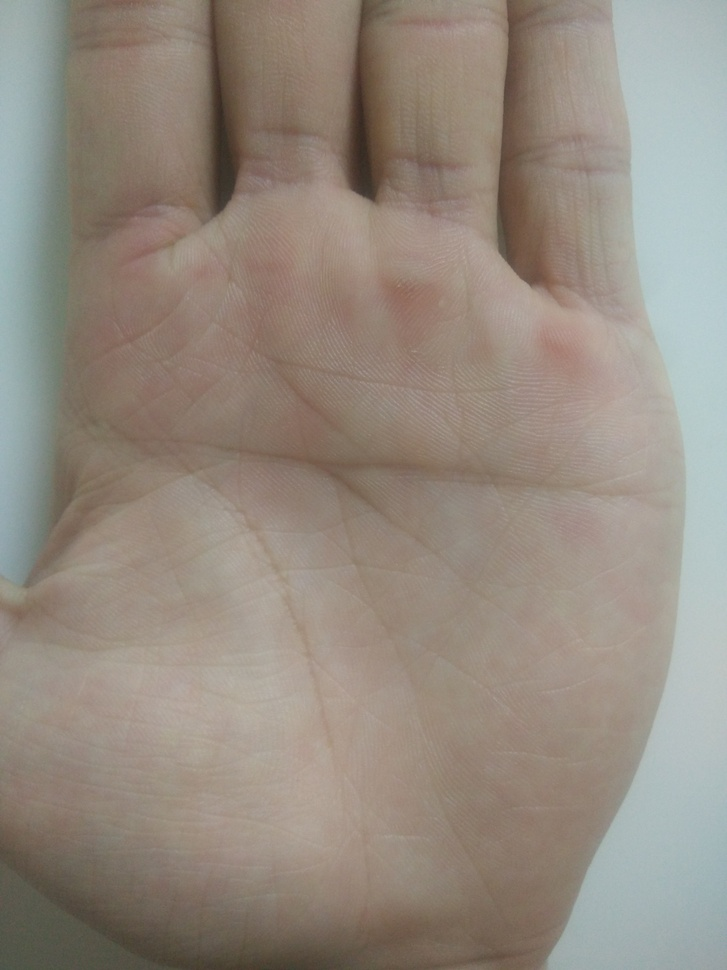
#> input picture recognize/edgeDetect/input_1.jpg, 727 x 970 px, shrunk from 3120 x 4160 before the run
$ python canny_simple.py
#> lines starting #> are read from the running program, lines starting #| are printed output that depends on the picture
import cv2
import numpy as np

img = cv2.imread("input_1.jpg", 0)
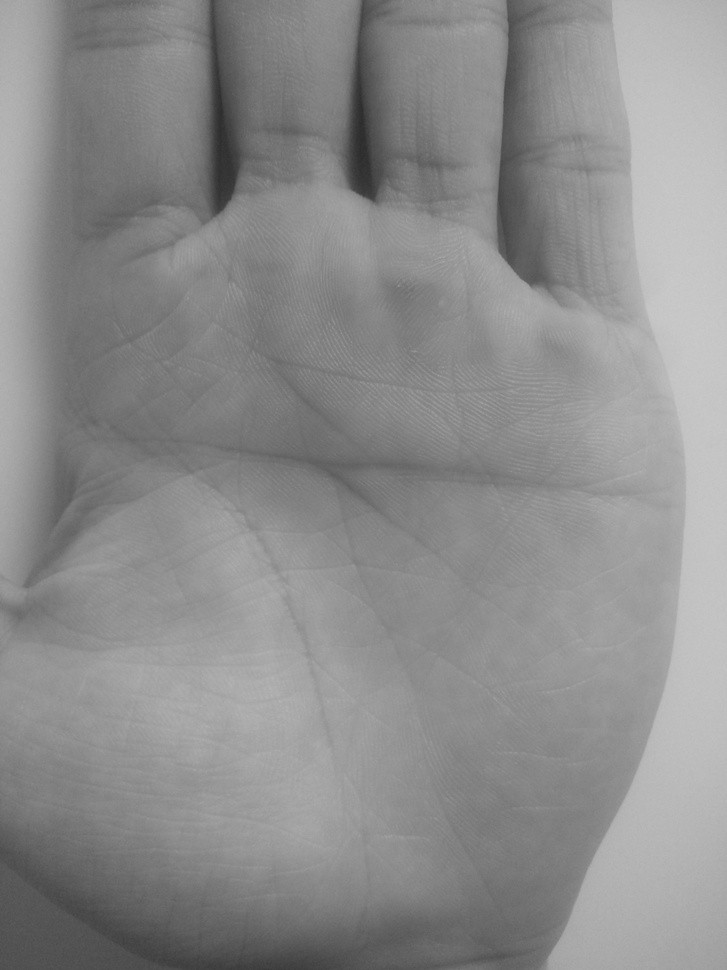
#> img: shape (970, 727); min 43, max 203, mean 140.6
x = 1
cv2.imwrite("canny.jpg", cv2.Canny(img, x, 3*x))
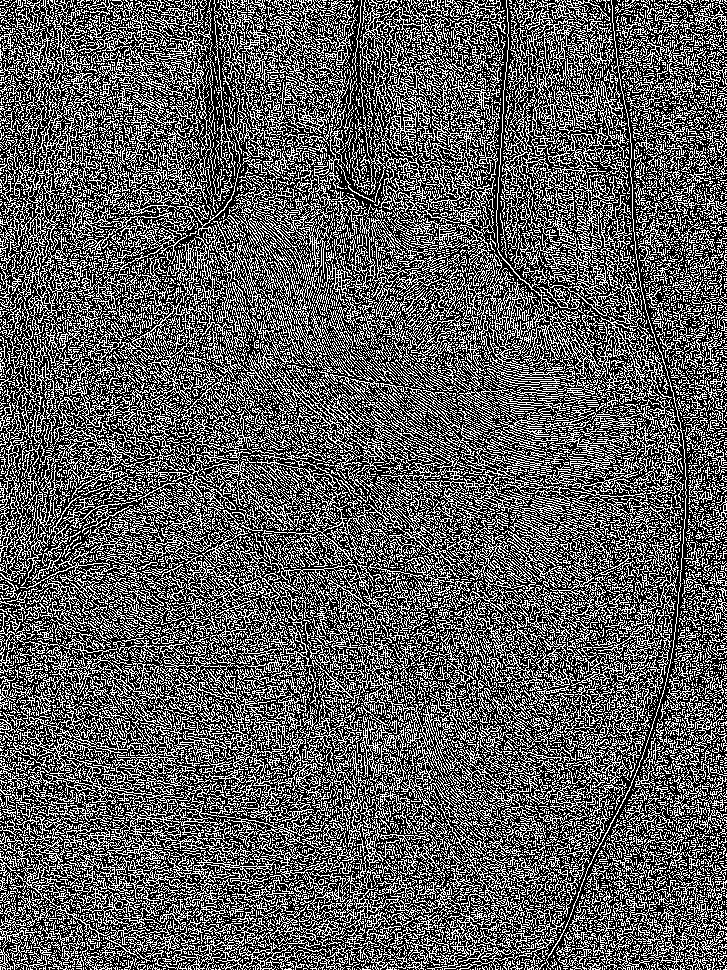
#> saved as canny.jpg: shape (970, 727); 36% white in thin lines or dots

$ run again, with recognize/edgeDetect/input_2.jpg copied over recognize/edgeDetect/input_1.jpg
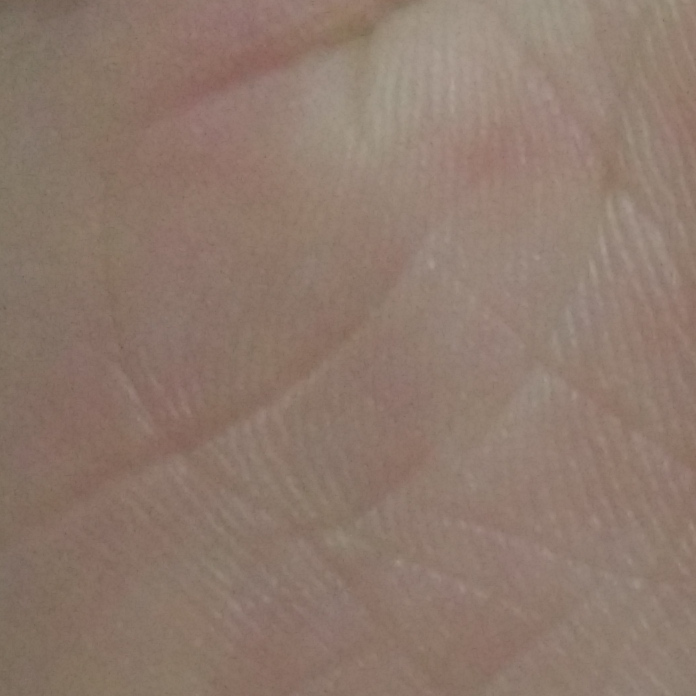
#> input picture recognize/edgeDetect/input_2.jpg, 696 x 696 px
#> `img = cv2.imread("input_1.jpg", 0)`:
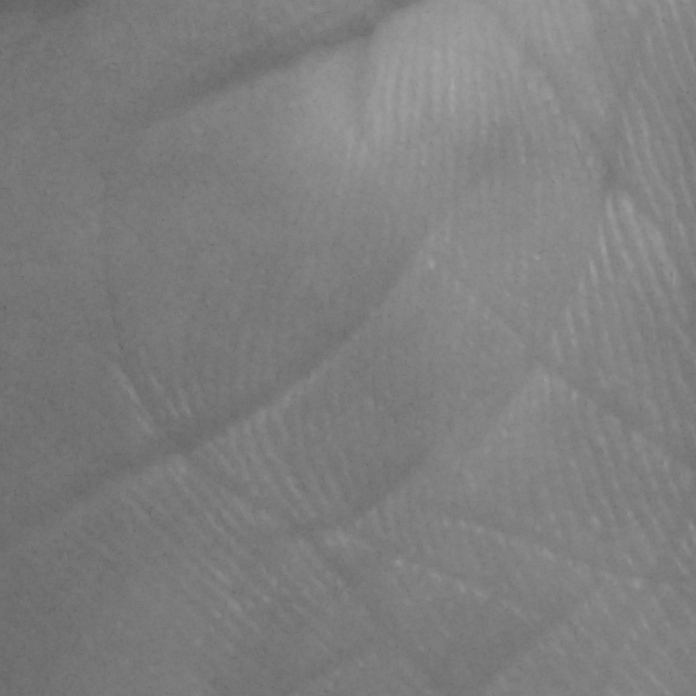
#> img: shape (696, 696); min 94, max 166, mean 126
#> `cv2.imwrite("canny.jpg", cv2.Canny(img, x, 3*x))`:
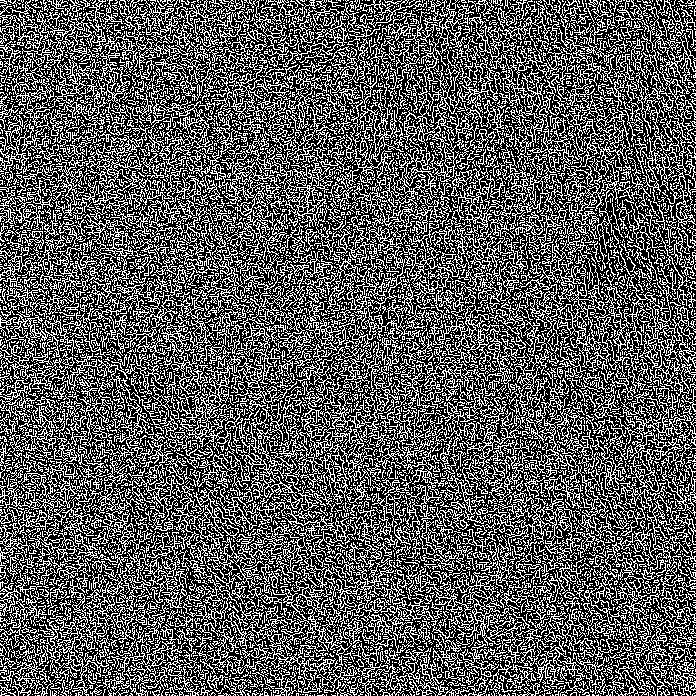
#> saved as canny.jpg: shape (696, 696); 35.4% white in thin lines or dots
